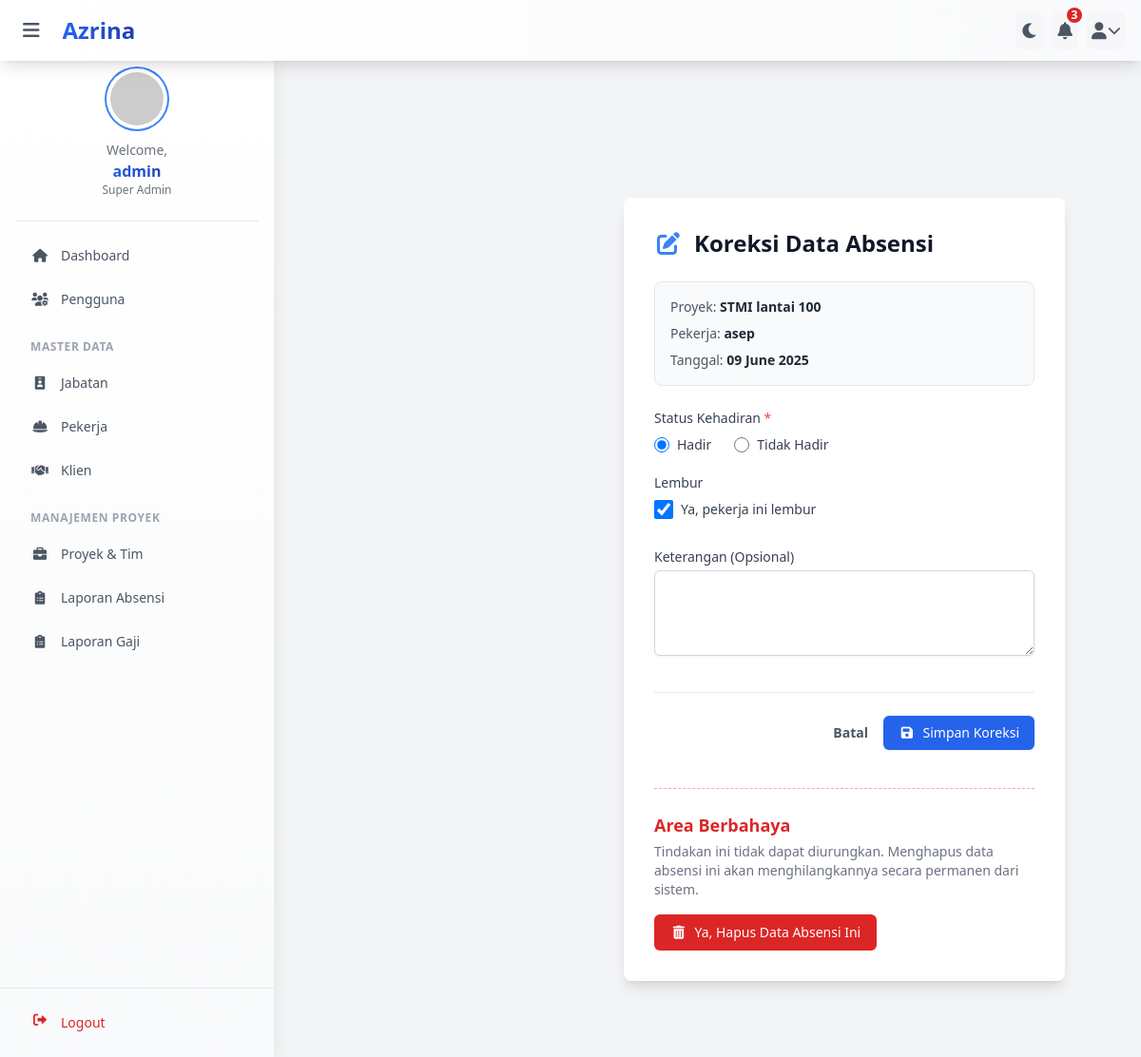
/absensi/admin_edit.php?id_absensi=1 (signed in), run on the app's committed database.
### tables this page shows
CREATE TABLE `absensi` (
  `id_absensi` int(11) NOT NULL,
  `id_pekerja` int(11) NOT NULL,
  `id_projek` int(11) NOT NULL,
  `id_mandor` int(11) NOT NULL COMMENT 'Mandor yang mencatat absensi ini',
  `tanggal` date NOT NULL,
  `status_hadir` tinyint(1) NOT NULL COMMENT '1=Hadir, 0=Tidak Hadir',
  `lembur` tinyint(1) NOT NULL COMMENT '1=Ya, 0=Tidak',
  `keterangan` varchar(255) DEFAULT NULL,
  `waktu_update` timestamp NOT NULL DEFAULT current_timestamp() ON UPDATE current_timestamp() COMMENT 'Waktu data terakhir diubah'
);

CREATE TABLE `projek` (
  `id_projek` int(11) NOT NULL,
  `id_klien` int(11) NOT NULL,
  `namaprojek` varchar(150) NOT NULL,
  `id_mandor_pekerja` int(11) NOT NULL COMMENT 'FK ke id_pekerja, mandor utama proyek ini',
  `jenisprojek` varchar(100) DEFAULT NULL,
  `status` enum('planning','active','completed') NOT NULL,
  `lokasi` text DEFAULT NULL,
  `tanggal_mulai_projek` date DEFAULT NULL,
  `tanggal_selesai_projek` date DEFAULT NULL
);

CREATE TABLE `pekerja` (
  `id_pekerja` int(11) NOT NULL,
  `namapekerja` varchar(100) NOT NULL,
  `id_jabatan` int(11) NOT NULL,
  `no_hp` varchar(20) DEFAULT NULL,
  `no_rek` varchar(30) DEFAULT NULL,
  `is_active` tinyint(1) NOT NULL DEFAULT 1
);

### absensi/admin_edit.php (the view, shortened to what this page needs)
<?php
require_once '../config.php';
$user_role = $_SESSION['role'];
$id_absensi_edit = intval($_GET['id_absensi']);
$sql_get_absensi = "SELECT a.*, p.namapekerja, pr.namaprojek
                    FROM absensi a
                    JOIN pekerja p ON a.id_pekerja = p.id_pekerja
                    JOIN projek pr ON a.id_projek = pr.id_projek
                    WHERE a.id_absensi = ?";
$stmt_get = mysqli_prepare($koneksi, $sql_get_absensi);
$absensi_lama = null;
if($stmt_get){
    mysqli_stmt_bind_param($stmt_get, "i", $id_absensi_edit);
    mysqli_stmt_execute($stmt_get);
    $result_get = mysqli_stmt_get_result($stmt_get);
    $absensi_lama = mysqli_fetch_assoc($result_get);
}
require_once '../includes/header.php';
if ($user_role == 'super_admin') { require_once '../includes/sidebar_super_admin.php'; }
elseif ($user_role == 'admin') { require_once '../includes/sidebar_admin.php'; }
?>
<main class="content-wrapper mt-16 md:ml-72">
    <div class="max-w-2xl mx-auto p-4 sm:p-6 lg:p-8">
        <div class="bg-white dark:bg-gray-800 rounded-lg shadow-lg p-6 sm:p-8">
            <h1 class="text-xl sm:text-2xl font-bold text-gray-900 dark:text-white mb-6">
                <i class="fas fa-edit fa-fw mr-3 text-blue-500"></i>Koreksi Data Absensi
            </h1>
            <div class="mb-6 p-4 bg-gray-50 dark:bg-gray-700/50 rounded-lg border border-gray-200 dark:border-gray-700 space-y-2">
                <p class="text-sm text-gray-600 dark:text-gray-400">Proyek: <strong class="text-gray-800 dark:text-white"><?php echo htmlspecialchars($absensi_lama['namaprojek']); ?></strong></p>
                <p class="text-sm text-gray-600 dark:text-gray-400">Pekerja: <strong class="text-gray-800 dark:text-white"><?php echo htmlspecialchars($absensi_lama['namapekerja']); ?></strong></p>
                <p class="text-sm text-gray-600 dark:text-gray-400">Tanggal: <strong class="text-gray-800 dark:text-white"><?php echo date('d F Y', strtotime($absensi_lama['tanggal'])); ?></strong></p>
            </div>
            <form action="<?php echo BASE_URL; ?>absensi/proses_admin_edit.php?aksi=simpan" method="POST">
                <div class="mb-5">
                    <label class="block text-sm font-medium text-gray-700 dark:text-gray-300 mb-2">Status Kehadiran <span class="text-red-500">*</span></label>
                    <div class="flex items-center space-x-6">
                        <label class="inline-flex items-center cursor-pointer">
                            <input type="radio" name="status_hadir" value="1" class="form-radio h-4 w-4 text-green-600"
                                <?php echo ($absensi_lama['status_hadir'] == '1') ? 'checked' : ''; ?>>
                            <span class="ml-2 text-sm text-gray-700 dark:text-gray-300">Hadir</span>
                        </label>
                        <label class="inline-flex items-center cursor-pointer">
                            <input type="radio" name="status_hadir" value="0" class="form-radio h-4 w-4 text-red-600"
                                <?php echo ($absensi_lama['status_hadir'] == '0') ? 'checked' : ''; ?>>
                            <span class="ml-2 text-sm text-gray-700 dark:text-gray-300">Tidak Hadir</span>
                        </label>
                    </div>
                </div>
                <div class="mb-6">
                    <label class="block text-sm font-medium text-gray-700 dark:text-gray-300 mb-2">Lembur</label>
                    <label class="inline-flex items-center cursor-pointer">
                         <input type="checkbox" name="lembur" value="1" class="form-checkbox h-5 w-5 rounded text-blue-600"
                            <?php echo ($absensi_lama['lembur'] == '1') ? 'checked' : ''; ?>>
                         <span class="ml-2 text-sm text-gray-700 dark:text-gray-300">Ya, pekerja ini lembur</span>
                    </label>
                </div>
                <div class="mb-6">
                    <label for="keterangan" class="block text-sm font-medium text-gray-700 dark:text-gray-300 mb-1">Keterangan (Opsional)</label>
                    <textarea name="keterangan" id="keterangan" rows="3" class="w-full px-3 py-2 border border-gray-300 dark:border-gray-600 rounded-md shadow-sm dark:bg-gray-900 dark:text-white focus:ring-blue-500 focus:border-blue-500"><?php echo htmlspecialchars($absensi_lama['keterangan'] ?? ''); ?></textarea>
                </div>
                <div class="mt-8 flex items-center justify-end gap-x-4 border-t border-gray-200 dark:border-gray-700 pt-6">
                    <a href="<?php echo BASE_URL; ?>absensi/index.php" class="text-sm font-semibold text-gray-600 dark:text-gray-300 hover:text-gray-800">Batal</a>
                    <button type="submit" name="simpan_koreksi" class="inline-flex items-center px-4 py-2 bg-blue-600 hover:bg-blue-700 text-white text-sm font-medium rounded-md shadow-sm focus:outline-none focus:ring-2 focus:ring-offset-2 focus:ring-blue-500">
                        <i class="fas fa-save fa-fw mr-2"></i> Simpan Koreksi
                    </button>
                </div>
            </form>
            <?php if ($user_role === 'super_admin'): ?>
                <div class="mt-10 pt-6 border-t border-dashed border-red-300 dark:border-red-700">
                    <h3 class="text-lg font-semibold text-red-600 dark:text-red-400">Area Berbahaya</h3>
                    <p class="mt-1 text-sm text-gray-500 dark:text-gray-400">Tindakan ini tidak dapat diurungkan. Menghapus data absensi ini akan menghilangkannya secara permanen dari sistem.</p>
                    <div class="mt-4">
                        <form action="<?php echo BASE_URL; ?>absensi/proses_admin_edit.php?aksi=hapus" method="POST" onsubmit="return confirm('PERINGATAN:\n\nAnda akan menghapus data absensi ini secara permanen.\n\nApakah Anda benar-benar yakin?');">
                            <button type="submit" name="hapus_absensi" class="inline-flex items-center justify-center px-4 py-2 border border-transparent text-sm font-medium rounded-md text-white bg-red-600 hover:bg-red-700 focus:outline-none focus:ring-2 focus:ring-offset-2 focus:ring-red-500">
                                <i class="fas fa-trash-alt fa-fw mr-2"></i>
                                Ya, Hapus Data Absensi Ini
                            </button>
                        </form>
                    </div>
                </div>
            <?php endif; ?>
        </div>
    </div>
</main>

### assets/css/style.css (style rules this page uses)
* { margin: 0; padding: 0; box-sizing: border-box; }
body { transition: padding-left 0.3s ease-in-out; }
.content-wrapper { transition: margin-left 0.3s ease-in-out; margin-top: 4rem; padding: 1.5rem; }
@media (min-width: 768px) { .content-wrapper { margin-left: 18rem; } }

### includes/header.php (style rules this page uses)
body { transition: background-color 0.5s ease-in-out; }
* { transition: background-color 0.3s ease-in-out, border-color 0.3s ease-in-out, color 0.3s ease-in-out; }

### data on the page
absensi: id_projek.namaprojek "STMI lantai 100", id_pekerja.namapekerja "asep", tanggal "09 June 2025", status_hadir "☑ Hadir", status_hadir "☐ Tidak Hadir", lembur "☑"

### other printed values
str_replace('_', ' ', $_SESSION['role']) "Super Admin"
